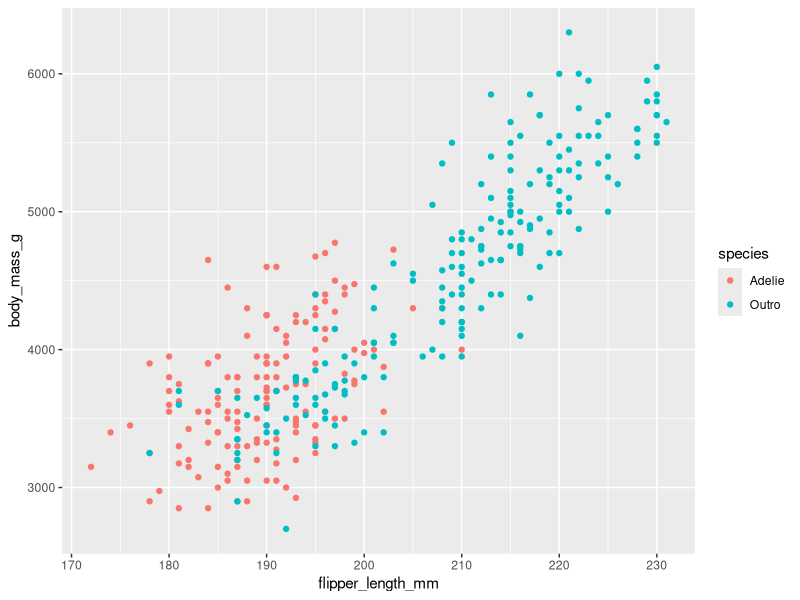
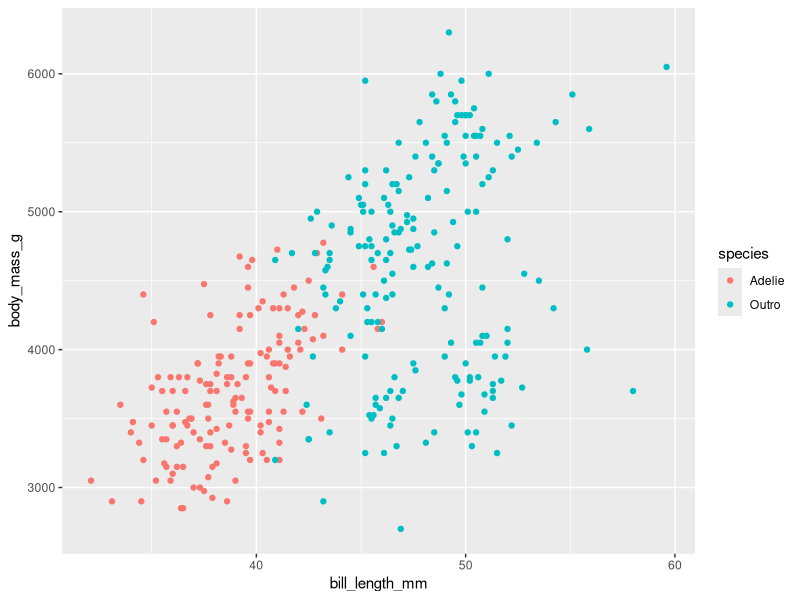
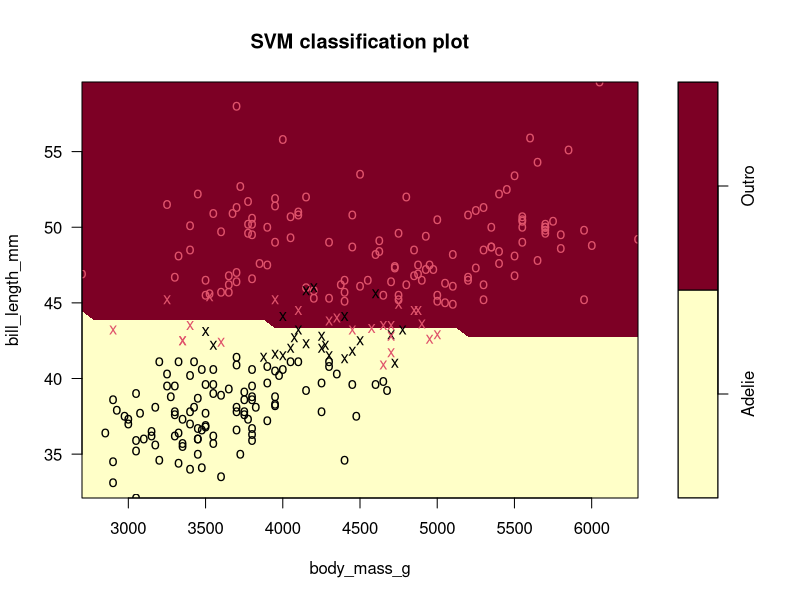
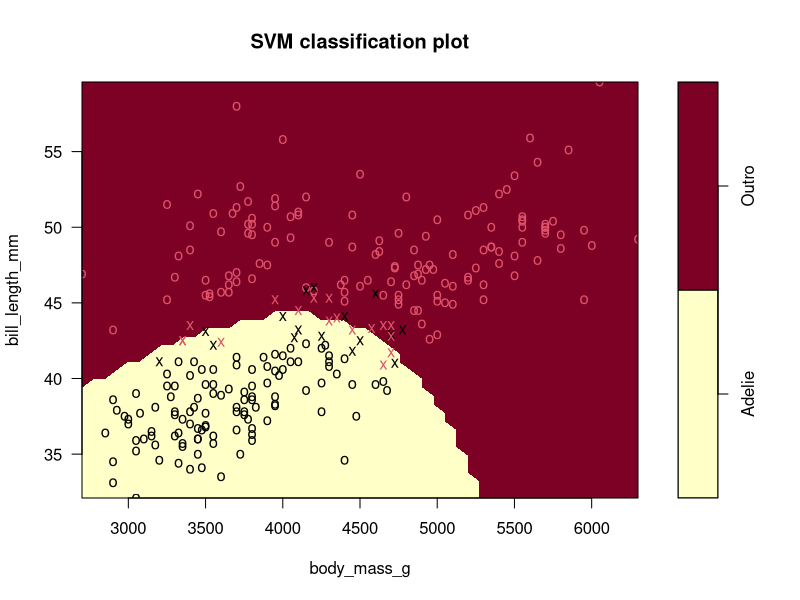
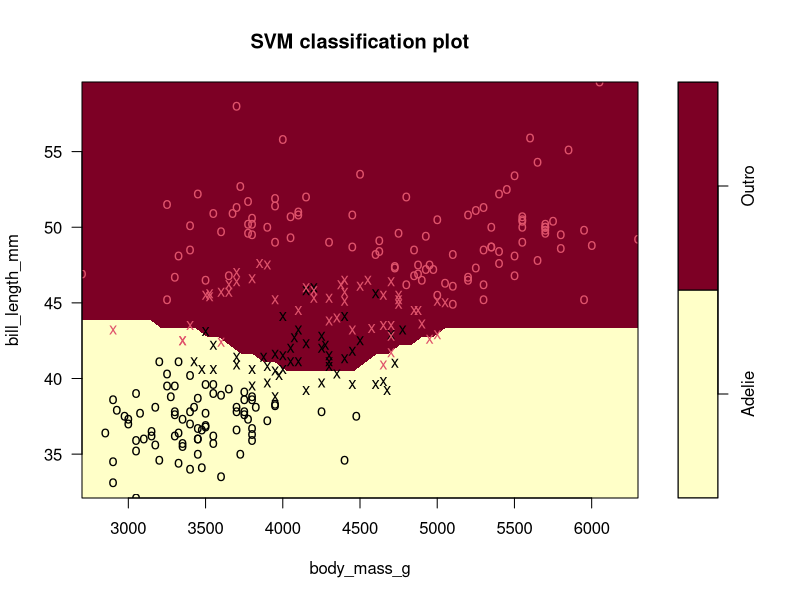

These figures' R source, in order:
library(palmerpenguins)
library(dplyr)
library(e1071)
library(ggplot2)

dados <- penguins
summary(dados)

levels(dados$species)
dados$species <- ifelse(dados$species == "Adelie", "Adelie", "Outro")
dados$species <- as.factor(dados$species)
summary(dados)

dados <- dados |>
  select(species,
         bill_length_mm,
         bill_depth_mm,
         flipper_length_mm,
         body_mass_g)
summary(dados)

dados <- na.omit(dados)

ggplot(dados, aes(x=flipper_length_mm, body_mass_g, col = species))+
  geom_point()
ggplot(dados, aes(x=bill_length_mm, body_mass_g, col = species))+
  geom_point()

dados1 <- dados |>
  select(species,
         bill_length_mm,
         body_mass_g)

n <- round(0.8*nrow(dados1))
id <- sample(1:nrow(dados1), n, FALSE)

treino <- dados1[id,]
teste <- dados1[-id,]

modelo1 <- svm(formula = species ~ .,
                   data = treino,
                   kernel = "linear",
                   cost = 1)

modelo1
plot(modelo1, treino)

previsao1 <- predict(modelo1, newdata = teste)
mean(previsao1 == teste$species)

names(treino)

tune1 <- tune(svm,
                 train.x = treino[,2:3],
                 train.y = treino$species,
                 ranges = list(cost = c(0.01, 0.1, 1 ,10, 50, 100)),
                 kernel = "linear")

tune1$performances
summary(tune1)

modelo1_mm <- tune1$best.model
previsao1_mm <- predict(modelo1_mm, newdata = teste[, 2:3])

mean(previsao1 == teste$species)
mean(previsao1_mm == teste$species)

?svm

tune2 <- tune(svm,
              train.x = treino[,2:3],
              train.y = treino$species,
              ranges = list(cost = c(0.01, 0.1, 1 ,10, 100),
                            gamma = c(0.01, 0.1, 1, 2,3,4)),
              kernel = "radial")
tune2$performances

modelo2 <- svm(formula = species ~ .,
               data = treino,
               kernel = "radial",
               cost = 100,
               gamma = 0.1)
plot(modelo2, treino)

previsao2 <- predict(modelo2, newdata = teste[,2:3])
mean(previsao2 == teste$species)

table(previsao2, teste$species)

tune3 <- tune(svm,
              train.x = treino[,2:3],
              train.y = treino$species,
              ranges = list(cost = c(0.01, 0.1, 1 ,10, 100),
                            degre = 1:4),
              kernel = "polynomial")
tune3

modelo3 <- svm(formula = species ~ .,
               data = treino,
               kernel = "polynomial",
               cost = 1,
               degre = 3)
plot(modelo3, treino)

previsao3 <- predict(modelo3, newdata = teste[,2:3])
mean(previsao3 == teste$species)

# Mais dimensões
treino2 <- dados[id,]
teste2 <- dados[-id,]
tune4 <- tune(svm,
              train.x = treino2[,2:5],
              train.y = treino2$species,
              ranges = list(cost = c(0.01, 0.1, 1 ,10, 100),
                            gamma = c(0.01, 0.1, 1, 2,3,4)),
              kernel = "radial")
tune4

previsao4 <- predict(tune4$best.model, newdata = teste2[,2:5])
mean(previsao4 == teste2$species)

tune5 <- tune(svm,
              train.x = treino2[,2:5],
              train.y = treino2$species,
              ranges = list(cost = c(0.01, 0.1, 1 ,10, 100),
                            degre = 1:4),
              kernel = "polynomial")
tune5

previsao5 <- predict(tune5$best.model, newdata = teste2[,2:5])
mean(previsao5 == teste2$species)